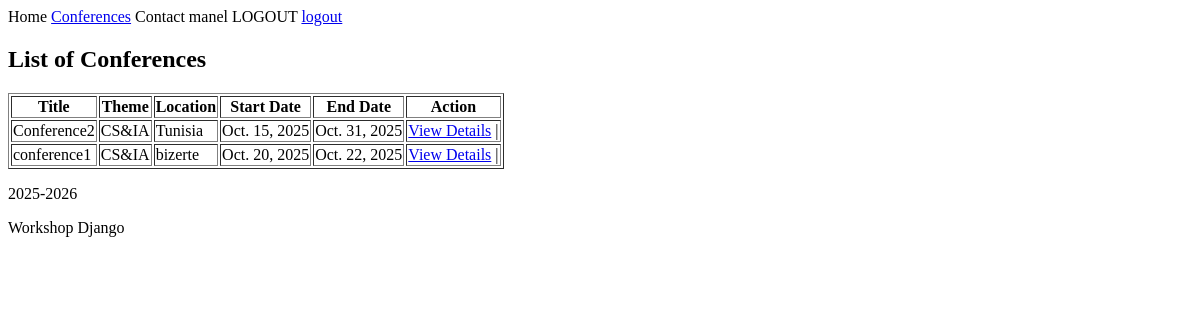
The app's page /conferences/liste/ (signed in), older data.
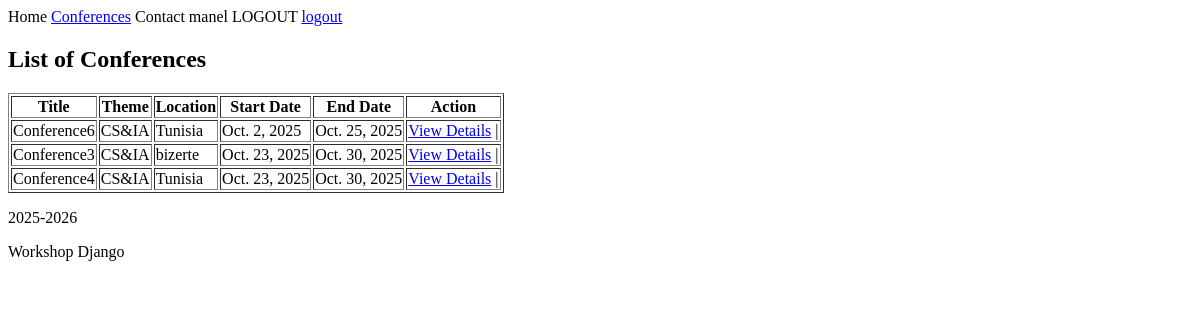
The same page, newer data.
### UserApp/models.py (models this page shows, shortened)
class User(AbstractUser):
    user_id = models.CharField(
        max_length=8,  # Longueur maximale
        primary_key=True,  # Clé primaire
        unique=True,  # Doit être unique
        editable=False  # Non modifiable dans l'admin
    )
    first_name = models.CharField(
        max_length=100,
        validators=[name_validator]  # Valide le format du nom
    )
    last_name = models.CharField(
        max_length=100,
        validators=[name_validator]
    )
    email = models.EmailField(
        unique=True,  # Doit être unique
        validators=[verify_email]  # Valide le domaine
    )
    affiliation = models.CharField(max_length=255)  # Organisation ou université
    nationality = models.CharField(max_length=255)  # Nationalité
    ROLE = [
        ("Participant", "Participant"),
        ("commitee", "Organizing commitee member")  # Rôle dans le comité organisateur
    ]
    role = models.CharField(
        max_length=255,
        choices=ROLE,  # Limite les choix à la liste ROLE
        default="Participant"  # Valeur par défaut
    )
    created_at = models.DateTimeField(auto_now_add=True)  # Date de création automatique
    updated_at = models.DateTimeField(auto_now=True)  # Date de mise à jour automatique

### ConferenceApp/models.py (models this page shows, shortened)
class Conference(models.Model):
    conference_id = models.AutoField(primary_key=True)
    name = models.CharField(max_length=255)
    description = models.TextField(validators=[
        MinLengthValidator(limit_value=30,
                           message="la description doit contenir au minimum 30 caractères")
    ])
    location = models.CharField(max_length=255)
    THEME = [
        ("CS&IA", "Computer science & IA"),
        ("CS", "Social science"),
        ("SE", "Science and eng")
    ]
    theme = models.CharField(max_length=255, choices=THEME)
    start_date = models.DateField()
    end_date = models.DateField()
    created_at = models.DateTimeField(auto_now_add=True)
    updated_at = models.DateTimeField(auto_now=True)

### ConferenceApp/views.py (the view)
# urls.py: path("liste/",ConferenceList.as_view(),name='all_conference'),
class ConferenceList(LoginRequiredMixin, ListView):
    model = Conference
    context_object_name = "conferences"
    ordering = ['start_date']
    template_name = 'conference/listConference.html'
    login_url = 'login'

### GestionConference3IA4/template/conference/listConference.html (shortened to what this page needs)
{% extends "base.html"%}
{% block content %}
<h2>List of Conferences</h2>
<table border="1">
  <tr>
    <th>Title</th>
    <th>Theme</th>
    <th>Location</th>
    <th>Start Date</th>
    <th>End Date</th>
    <th>Action</th>
  </tr>
  {% for c in conferences %}
  <tr>
    <td>{{ c.name }}</td>
    <td>{{ c.theme }}</td>
    <td>{{ c.location }}</td>
    <td>{{ c.start_date }}</td>
    <td>{{ c.end_date }}</td>
    <td>
      <a href="{% url 'conference-details' c.pk %}">View Details</a> |
    </td>
  </tr>
  {% endfor %}
</table>
{% endblock %}

### GestionConference3IA4/template/base.html
<html>
<body>
    <nav>
        <a>Home</a>
        <a href="{% url 'all_conference' %}">Conferences</a>
   <a>Contact</a>
             {% if user.is_authenticated %}
            <a>{{user.username}}</a>
            <a>LOGOUT </a>
             <a href="{% url 'logout' %}">logout</a>
            {% else %}
            <a href="{% url 'login' %}">login</a>
            <a href="{% url 'register'%}">Inscription</a>
            {% endif %}
        </nav>
        <div>
            {% block content %}{% endblock %}
        </div>
        <footer>
            <p>2025-2026</p>
            <p>Workshop Django</p>
        </footer>
    </body>
</html>

Row changes from the older to the newer data that the page shows:
removed Conference: name "Conference2", theme "CS&IA", location "Tunisia", start_date "Oct. 15, 2025", end_date "Oct. 31, 2025"
removed Conference: name "conference1", theme "CS&IA", location "bizerte", start_date "Oct. 20, 2025", end_date "Oct. 22, 2025"
added Conference: name "Conference6", theme "CS&IA", location "Tunisia", start_date "Oct. 2, 2025", end_date "Oct. 25, 2025"
added Conference: name "Conference3", theme "CS&IA", location "bizerte", start_date "Oct. 23, 2025", end_date "Oct. 30, 2025"
added Conference: name "Conference4", theme "CS&IA", location "Tunisia", start_date "Oct. 23, 2025", end_date "Oct. 30, 2025"
